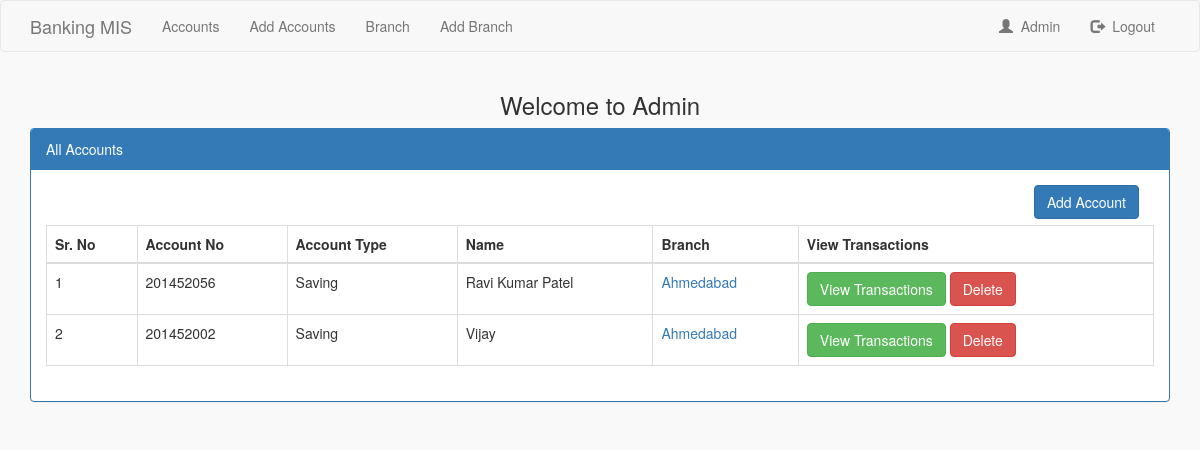
The app's page /admin/index.php (signed in) with its own data.
### tables this page shows
CREATE TABLE `account` (
  `id` int(11) NOT NULL,
  `account_no` bigint(20) NOT NULL,
  `name` varchar(36) NOT NULL,
  `branch_id` int(11) NOT NULL,
  `type_of_accout_id` int(11) NOT NULL,
  `current_balance` int(11) NOT NULL,
  `password` varchar(100) NOT NULL,
  `created_at` timestamp NOT NULL DEFAULT CURRENT_TIMESTAMP
);

CREATE TABLE `branch` (
  `branch_id` int(11) NOT NULL,
  `branch_code` varchar(10) NOT NULL,
  `branch_name` varchar(100) NOT NULL
);

### admin/index.php (the view, shortened to what this page needs)
<?php
include "db.php";
?>
<!DOCTYPE html PUBLIC "-//W3C//DTD XHTML 1.0 Transitional//EN"
    "http://www.w3.org/TR/xhtml1/DTD/xhtml1-transitional.dtd">
<html xmlns="http://www.w3.org/1999/xhtml">
<head>
    <link href="../css/bootstrap.min.css" rel="stylesheet" media="screen">
    <link rel="stylesheet" href="../css/style.css" type="text/css"/>
</head>
<body>
<nav class="navbar navbar-default">
    <div class="container">
        <div class="navbar-header">
            <a class="navbar-brand" href="#">Banking MIS</a>
        </div>
        <div id="navbar" class="navbar-collapse collapse">
            <ul class="nav navbar-nav">
                <li><a href="index.php">Accounts</a></li>
                <li><a href="addAccount.php">Add Accounts</a></li>
                <li><a href="branch.php">Branch</a></li>
                <li><a href="addBranch.php">Add Branch</a></li>
            </ul>
            <ul class="nav navbar-nav navbar-right">
                <li><a href="#"><span class="glyphicon glyphicon-user"></span>&nbsp; Admin</a>
                </li>
                <li><a href="logout.php?logout"><span class="glyphicon glyphicon-log-out"></span>&nbsp; Logout</a></li>
            </ul>
        </div>
    </div>
</nav>
<div class="container">
    <h3 class="text-center">Welcome to Admin</h3>
    <div class="row">
        <div class="col-lg-12" id="accounts">
            <div class="panel panel-primary">
                <div class="panel-heading">All Accounts</div>
                <div class="panel-body">
                    <div class="col-lg-12 text-right"><a class="btn btn-primary" href="addAccount.php">Add Account</a></div>
                    <table class="table table-bordered table-responsive">
                        <thead>
                        <tr>
                            <th>Sr. No</th>
                            <th>Account No</th>
                            <th>Account Type</th>
                            <th>Name</th>
                            <th>Branch</th>
                            <th>View Transactions</th>
                        </tr>
                        </thead>
                        <tbody>
                        <?php
                        $account_query = "SELECT * FROM `account`";
                        $account_result = mysqli_query($DBcon,$account_query);
                        if(mysqli_num_rows($account_result) != 0){
                            $num = 0;
                            while ($account = mysqli_fetch_assoc($account_result)){
                                $branch_id = $account['branch_id'];
                                $branch_query = "SELECT * FROM `branch` WHERE branch_id = '$branch_id'";
                                $branch_result = mysqli_query($DBcon,$branch_query);
                                $branch = mysqli_fetch_assoc($branch_result);
                                $num++;
                                ?>
                                <tr>
                                    <td><?php echo $num;?></td>
                                    <td><?php echo $account['account_no'];?></td>
                                    <td><?php
                                        $account_type = $account['type_of_accout_id'];
                                        if($account_type == 1){
                                            echo 'Saving';
                                        }else{
                                            echo 'Current';
                                        }
                                        ?>
                                    </td>
                                    <td><?php echo $account['name']?></td>
                                    <td><a href="staff.php?branch=<?php echo $branch['branch_id']?>"><?php echo $branch['branch_name']?></a></td>
                                    <td>
                                        <a href="account.php?account=<?php echo $account['account_no'];?>" class="btn btn-success">View Transactions</a>
                                        <a href="delete.php?account=<?php echo $account['account_no'];?>" class="btn btn-danger">Delete</a>
                                    </td>
                                </tr>
                            <?php }
                        }else{
                            echo 'No Accounts';
                        }
                        ?>
                        </tbody>
                    </table>
                </div>
            </div>
        </div>
    </div>
</div>
</body>
</html>

### css/style.css (style rules this page uses)
body { background:#f9f9f9; }
a { text-decoration: none; }

### records on screen
account: account_no "201452056", type_of_accout_id "Saving", name "Ravi Kumar Patel", branch.branch_name "Ahmedabad"
account: account_no "201452002", type_of_accout_id "Saving", name "Vijay", branch.branch_name "Ahmedabad"
